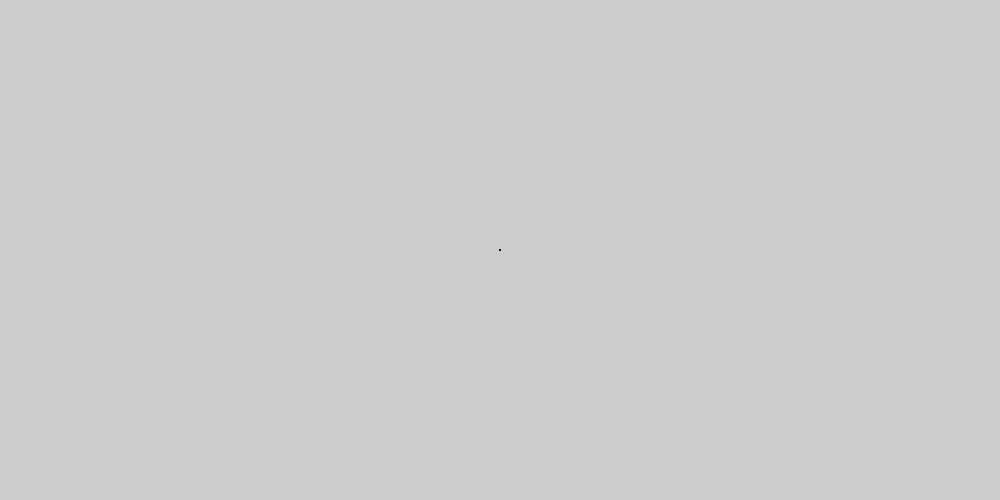
Frame 1 (no input)
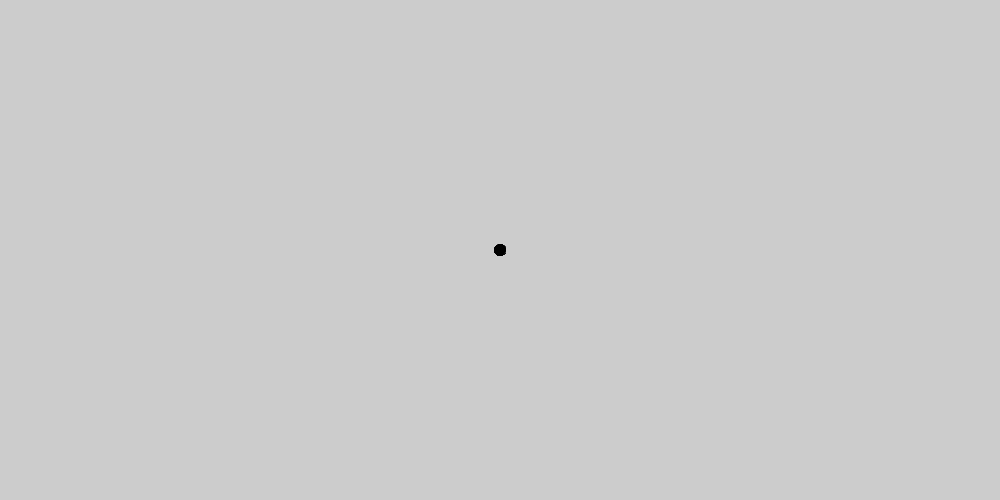
Frame 60 (the mouse pressed at the canvas centre just before this capture)
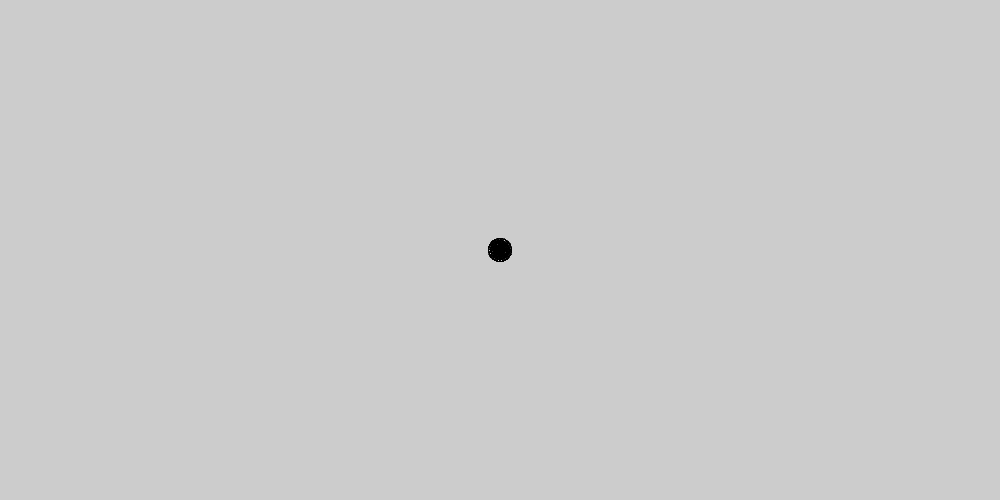
Frame 120 (the mouse held since frame 60 and released just before this capture)

The Processing sketch that drew these frames (run headless with seeded random() and noise(); from frame 60 on, the mouse is pressed at the canvas centre):

// Processing sketch: sketch_2conssitenciaRandomica
// ── sketch_2conssitenciaRandomica.pde
float angle, angleAdd, rAngleAdd, xPos, yPos, xDotPos, yDotPos;
float a, r, rBegin;

void setup(){
  size(1000,500);
}

void draw(){
  rAngleAdd = random(.001, 1);
  r += .1;
  rBegin = random(-PI, PI);
  
  for(float i = -PI + rBegin ; i < PI + rBegin; i += rAngleAdd){
    
    xDotPos = (cos(i)* r) + (width/2);
    yDotPos = (sin(i)* r) + (height/2);
    
    point(xDotPos, yDotPos);
  }
  
  
}
